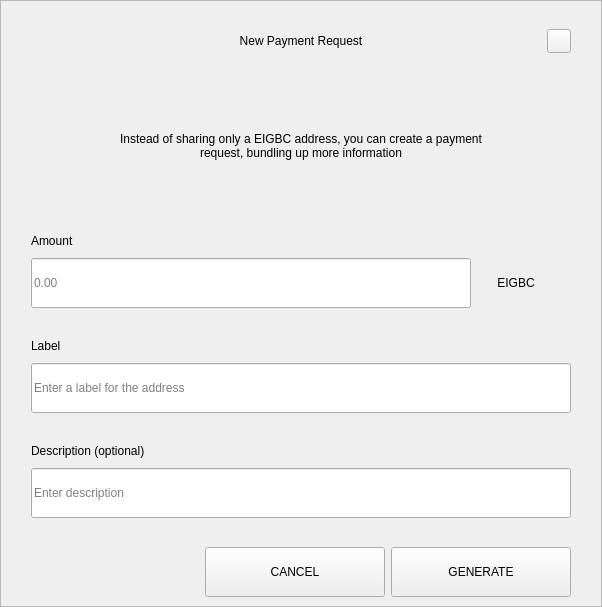
<?xml version="1.0" encoding="UTF-8"?>
<ui version="4.0">
 <class>RequestDialog</class>
 <widget class="QDialog" name="RequestDialog">
  <property name="geometry">
   <rect>
    <x>0</x>
    <y>0</y>
    <width>602</width>
    <height>607</height>
   </rect>
  </property>
  <property name="windowTitle">
   <string>Dialog</string>
  </property>
  <layout class="QVBoxLayout" name="verticalLayout_5">
   <property name="spacing">
    <number>0</number>
   </property>
   <property name="leftMargin">
    <number>0</number>
   </property>
   <property name="topMargin">
    <number>0</number>
   </property>
   <property name="rightMargin">
    <number>0</number>
   </property>
   <property name="bottomMargin">
    <number>0</number>
   </property>
   <item>
    <widget class="QFrame" name="frame">
     <property name="styleSheet">
      <string notr="true"/>
     </property>
     <property name="frameShape">
      <enum>QFrame::StyledPanel</enum>
     </property>
     <property name="frameShadow">
      <enum>QFrame::Raised</enum>
     </property>
     <layout class="QVBoxLayout" name="verticalLayout_4" stretch="1,0,0">
      <property name="spacing">
       <number>0</number>
      </property>
      <property name="leftMargin">
       <number>30</number>
      </property>
      <property name="topMargin">
       <number>20</number>
      </property>
      <property name="rightMargin">
       <number>30</number>
      </property>
      <property name="bottomMargin">
       <number>0</number>
      </property>
      <item>
       <layout class="QHBoxLayout" name="horizontalLayout_3">
        <property name="spacing">
         <number>0</number>
        </property>
        <item>
         <spacer name="horizontalSpacer_21">
          <property name="orientation">
           <enum>Qt::Horizontal</enum>
          </property>
          <property name="sizeHint" stdset="0">
           <size>
            <width>40</width>
            <height>20</height>
           </size>
          </property>
         </spacer>
        </item>
        <item>
         <widget class="QLabel" name="labelTitle">
          <property name="minimumSize">
           <size>
            <width>0</width>
            <height>40</height>
           </size>
          </property>
          <property name="maximumSize">
           <size>
            <width>16777215</width>
            <height>40</height>
           </size>
          </property>
          <property name="styleSheet">
           <string notr="true">padding-left:24px;</string>
          </property>
          <property name="text">
           <string>New Payment Request</string>
          </property>
          <property name="alignment">
           <set>Qt::AlignCenter</set>
          </property>
          <property name="margin">
           <number>7</number>
          </property>
         </widget>
        </item>
        <item>
         <spacer name="horizontalSpacer">
          <property name="orientation">
           <enum>Qt::Horizontal</enum>
          </property>
          <property name="sizeHint" stdset="0">
           <size>
            <width>40</width>
            <height>20</height>
           </size>
          </property>
         </spacer>
        </item>
        <item>
         <widget class="QPushButton" name="btnEsc">
          <property name="minimumSize">
           <size>
            <width>24</width>
            <height>24</height>
           </size>
          </property>
          <property name="maximumSize">
           <size>
            <width>24</width>
            <height>24</height>
           </size>
          </property>
          <property name="focusPolicy">
           <enum>Qt::NoFocus</enum>
          </property>
          <property name="text">
           <string/>
          </property>
         </widget>
        </item>
       </layout>
      </item>
      <item>
       <widget class="QStackedWidget" name="stack">
        <property name="minimumSize">
         <size>
          <width>540</width>
          <height>0</height>
         </size>
        </property>
        <property name="maximumSize">
         <size>
          <width>540</width>
          <height>16777215</height>
         </size>
        </property>
        <property name="currentIndex">
         <number>0</number>
        </property>
        <widget class="QWidget" name="page_1">
         <property name="minimumSize">
          <size>
           <width>540</width>
           <height>0</height>
          </size>
         </property>
         <property name="maximumSize">
          <size>
           <width>540</width>
           <height>16777215</height>
          </size>
         </property>
         <layout class="QVBoxLayout" name="layout1">
          <property name="spacing">
           <number>0</number>
          </property>
          <property name="leftMargin">
           <number>0</number>
          </property>
          <property name="topMargin">
           <number>0</number>
          </property>
          <property name="rightMargin">
           <number>0</number>
          </property>
          <property name="bottomMargin">
           <number>0</number>
          </property>
          <item>
           <spacer name="verticalSpacer_21">
            <property name="orientation">
             <enum>Qt::Vertical</enum>
            </property>
            <property name="sizeType">
             <enum>QSizePolicy::Fixed</enum>
            </property>
            <property name="sizeHint" stdset="0">
             <size>
              <width>20</width>
              <height>30</height>
             </size>
            </property>
           </spacer>
          </item>
          <item alignment="Qt::AlignHCenter">
           <widget class="QLabel" name="labelMessage">
            <property name="minimumSize">
             <size>
              <width>400</width>
              <height>50</height>
             </size>
            </property>
            <property name="text">
             <string>Instead of sharing only a EIGBC address, you can create a payment request, bundling up more information</string>
            </property>
            <property name="alignment">
             <set>Qt::AlignCenter</set>
            </property>
            <property name="wordWrap">
             <bool>true</bool>
            </property>
           </widget>
          </item>
          <item alignment="Qt::AlignBottom">
           <widget class="QWidget" name="containerAmount" native="true">
            <layout class="QVBoxLayout" name="verticalLayout">
             <property name="spacing">
              <number>9</number>
             </property>
             <property name="leftMargin">
              <number>0</number>
             </property>
             <property name="topMargin">
              <number>0</number>
             </property>
             <property name="rightMargin">
              <number>0</number>
             </property>
             <property name="bottomMargin">
              <number>0</number>
             </property>
             <item>
              <widget class="QLabel" name="labelSubtitleAmount">
               <property name="minimumSize">
                <size>
                 <width>350</width>
                 <height>16</height>
                </size>
               </property>
               <property name="maximumSize">
                <size>
                 <width>16777215</width>
                 <height>16</height>
                </size>
               </property>
               <property name="text">
                <string>Amount</string>
               </property>
              </widget>
             </item>
             <item alignment="Qt::AlignTop">
              <widget class="QWidget" name="layoutAmount" native="true">
               <layout class="QHBoxLayout" name="horizontalLayout" stretch="2,0">
                <property name="spacing">
                 <number>0</number>
                </property>
                <property name="leftMargin">
                 <number>0</number>
                </property>
                <property name="topMargin">
                 <number>0</number>
                </property>
                <property name="rightMargin">
                 <number>0</number>
                </property>
                <property name="bottomMargin">
                 <number>0</number>
                </property>
                <item>
                 <widget class="QLineEdit" name="lineEditAmount">
                  <property name="minimumSize">
                   <size>
                    <width>0</width>
                    <height>50</height>
                   </size>
                  </property>
                  <property name="maximumSize">
                   <size>
                    <width>16777215</width>
                    <height>50</height>
                   </size>
                  </property>
                  <property name="placeholderText">
                   <string notr="true">0.00</string>
                  </property>
                 </widget>
                </item>
                <item>
                 <widget class="QWidget" name="comboContainer" native="true">
                  <property name="minimumSize">
                   <size>
                    <width>100</width>
                    <height>50</height>
                   </size>
                  </property>
                  <property name="maximumSize">
                   <size>
                    <width>16777215</width>
                    <height>50</height>
                   </size>
                  </property>
                  <layout class="QHBoxLayout" name="horizontalLayout_31">
                   <property name="spacing">
                    <number>0</number>
                   </property>
                   <property name="leftMargin">
                    <number>0</number>
                   </property>
                   <property name="topMargin">
                    <number>0</number>
                   </property>
                   <property name="rightMargin">
                    <number>10</number>
                   </property>
                   <property name="bottomMargin">
                    <number>0</number>
                   </property>
                   <item>
                    <widget class="QLabel" name="comboBoxCoin">
                     <property name="text">
                      <string>EIGBC</string>
                     </property>
                     <property name="alignment">
                      <set>Qt::AlignCenter</set>
                     </property>
                    </widget>
                   </item>
                  </layout>
                 </widget>
                </item>
               </layout>
              </widget>
             </item>
            </layout>
           </widget>
          </item>
          <item>
           <spacer name="verticalSpacer_31">
            <property name="orientation">
             <enum>Qt::Vertical</enum>
            </property>
            <property name="sizeType">
             <enum>QSizePolicy::Fixed</enum>
            </property>
            <property name="sizeHint" stdset="0">
             <size>
              <width>20</width>
              <height>30</height>
             </size>
            </property>
           </spacer>
          </item>
          <item>
           <layout class="QVBoxLayout" name="verticalLayoutLabel">
            <property name="spacing">
             <number>9</number>
            </property>
            <item>
             <widget class="QLabel" name="labelSubtitleLabel">
              <property name="minimumSize">
               <size>
                <width>0</width>
                <height>16</height>
               </size>
              </property>
              <property name="maximumSize">
               <size>
                <width>16777215</width>
                <height>16</height>
               </size>
              </property>
              <property name="text">
               <string>Label</string>
              </property>
             </widget>
            </item>
            <item>
             <widget class="QLineEdit" name="lineEditLabel">
              <property name="minimumSize">
               <size>
                <width>0</width>
                <height>50</height>
               </size>
              </property>
              <property name="maximumSize">
               <size>
                <width>16777215</width>
                <height>50</height>
               </size>
              </property>
              <property name="placeholderText">
               <string>Enter a label for the address</string>
              </property>
             </widget>
            </item>
           </layout>
          </item>
          <item>
           <spacer name="verticalSpacer_34">
            <property name="orientation">
             <enum>Qt::Vertical</enum>
            </property>
            <property name="sizeType">
             <enum>QSizePolicy::Fixed</enum>
            </property>
            <property name="sizeHint" stdset="0">
             <size>
              <width>20</width>
              <height>30</height>
             </size>
            </property>
           </spacer>
          </item>
          <item>
           <layout class="QVBoxLayout" name="verticalLayoutDescription">
            <property name="spacing">
             <number>9</number>
            </property>
            <item>
             <widget class="QLabel" name="labelSubtitleDescription">
              <property name="minimumSize">
               <size>
                <width>0</width>
                <height>16</height>
               </size>
              </property>
              <property name="maximumSize">
               <size>
                <width>16777215</width>
                <height>16</height>
               </size>
              </property>
              <property name="text">
               <string>Description (optional)</string>
              </property>
             </widget>
            </item>
            <item>
             <widget class="QLineEdit" name="lineEditDescription">
              <property name="minimumSize">
               <size>
                <width>0</width>
                <height>50</height>
               </size>
              </property>
              <property name="maximumSize">
               <size>
                <width>16777215</width>
                <height>50</height>
               </size>
              </property>
              <property name="placeholderText">
               <string>Enter description</string>
              </property>
             </widget>
            </item>
            <item>
             <spacer name="verticalSpacer_4">
              <property name="orientation">
               <enum>Qt::Vertical</enum>
              </property>
              <property name="sizeType">
               <enum>QSizePolicy::Fixed</enum>
              </property>
              <property name="sizeHint" stdset="0">
               <size>
                <width>20</width>
                <height>20</height>
               </size>
              </property>
             </spacer>
            </item>
           </layout>
          </item>
         </layout>
        </widget>
        <widget class="QWidget" name="page_2">
         <layout class="QVBoxLayout" name="layout2">
          <item>
           <spacer name="verticalSpacer_5">
            <property name="orientation">
             <enum>Qt::Vertical</enum>
            </property>
            <property name="sizeType">
             <enum>QSizePolicy::Fixed</enum>
            </property>
            <property name="sizeHint" stdset="0">
             <size>
              <width>20</width>
              <height>50</height>
             </size>
            </property>
           </spacer>
          </item>
          <item alignment="Qt::AlignHCenter">
           <widget class="QLabel" name="labelQrImg">
            <property name="minimumSize">
             <size>
              <width>260</width>
              <height>260</height>
             </size>
            </property>
            <property name="maximumSize">
             <size>
              <width>260</width>
              <height>260</height>
             </size>
            </property>
            <property name="text">
             <string/>
            </property>
            <property name="alignment">
             <set>Qt::AlignCenter</set>
            </property>
           </widget>
          </item>
          <item>
           <spacer name="verticalSpacer_2">
            <property name="orientation">
             <enum>Qt::Vertical</enum>
            </property>
            <property name="sizeType">
             <enum>QSizePolicy::Fixed</enum>
            </property>
            <property name="sizeHint" stdset="0">
             <size>
              <width>20</width>
              <height>30</height>
             </size>
            </property>
           </spacer>
          </item>
          <item alignment="Qt::AlignHCenter">
           <widget class="QLabel" name="labelAddress">
            <property name="text">
             <string>D7VFR83SQbiezrW72hjcWJtcfip5krte2Z </string>
            </property>
           </widget>
          </item>
          <item>
           <spacer name="verticalSpacer_32">
            <property name="orientation">
             <enum>Qt::Vertical</enum>
            </property>
            <property name="sizeType">
             <enum>QSizePolicy::Expanding</enum>
            </property>
            <property name="sizeHint" stdset="0">
             <size>
              <width>20</width>
              <height>20</height>
             </size>
            </property>
           </spacer>
          </item>
          <item>
           <layout class="QHBoxLayout" name="horizontal">
            <property name="leftMargin">
             <number>20</number>
            </property>
            <property name="rightMargin">
             <number>20</number>
            </property>
            <property name="bottomMargin">
             <number>20</number>
            </property>
            <item>
             <spacer name="horizontalSpacer_4">
              <property name="orientation">
               <enum>Qt::Horizontal</enum>
              </property>
              <property name="sizeHint" stdset="0">
               <size>
                <width>40</width>
                <height>20</height>
               </size>
              </property>
             </spacer>
            </item>
            <item>
             <widget class="QPushButton" name="btnCopyAddress">
              <property name="minimumSize">
               <size>
                <width>180</width>
                <height>50</height>
               </size>
              </property>
              <property name="text">
               <string>COPY ADDRESS</string>
              </property>
             </widget>
            </item>
            <item>
             <widget class="QPushButton" name="btnCopyUrl">
              <property name="minimumSize">
               <size>
                <width>180</width>
                <height>50</height>
               </size>
              </property>
              <property name="text">
               <string>COPY URL</string>
              </property>
             </widget>
            </item>
            <item>
             <spacer name="horizontalSpacer_2">
              <property name="orientation">
               <enum>Qt::Horizontal</enum>
              </property>
              <property name="sizeHint" stdset="0">
               <size>
                <width>40</width>
                <height>20</height>
               </size>
              </property>
             </spacer>
            </item>
           </layout>
          </item>
         </layout>
        </widget>
       </widget>
      </item>
      <item>
       <widget class="QWidget" name="buttonsStack" native="true">
        <layout class="QHBoxLayout" name="horizontalLayout_5">
         <property name="leftMargin">
          <number>20</number>
         </property>
         <property name="rightMargin">
          <number>0</number>
         </property>
         <item>
          <spacer name="horizontalSpacer_41">
           <property name="orientation">
            <enum>Qt::Horizontal</enum>
           </property>
           <property name="sizeHint" stdset="0">
            <size>
             <width>40</width>
             <height>20</height>
            </size>
           </property>
          </spacer>
         </item>
         <item>
          <widget class="QPushButton" name="btnCancel">
           <property name="minimumSize">
            <size>
             <width>180</width>
             <height>50</height>
            </size>
           </property>
           <property name="focusPolicy">
            <enum>Qt::NoFocus</enum>
           </property>
           <property name="text">
            <string>CANCEL</string>
           </property>
          </widget>
         </item>
         <item>
          <widget class="QPushButton" name="btnSave">
           <property name="minimumSize">
            <size>
             <width>180</width>
             <height>50</height>
            </size>
           </property>
           <property name="focusPolicy">
            <enum>Qt::NoFocus</enum>
           </property>
           <property name="text">
            <string>GENERATE</string>
           </property>
          </widget>
         </item>
        </layout>
       </widget>
      </item>
     </layout>
    </widget>
   </item>
  </layout>
 </widget>
 <resources/>
 <connections/>
</ui>
